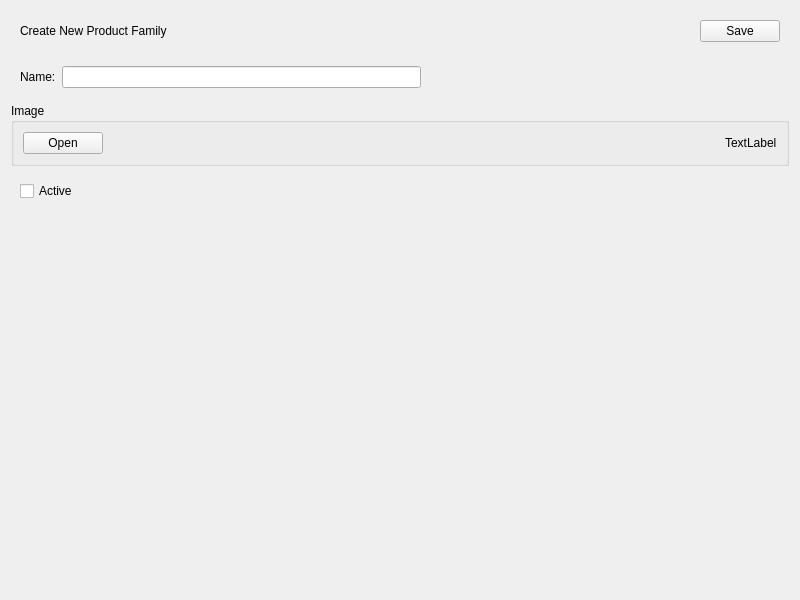
<?xml version="1.0" encoding="UTF-8"?>
<ui version="4.0">
 <class>AdminFamilyView</class>
 <widget class="QWidget" name="AdminFamilyView">
  <property name="geometry">
   <rect>
    <x>0</x>
    <y>0</y>
    <width>800</width>
    <height>600</height>
   </rect>
  </property>
  <property name="windowTitle">
   <string>Form</string>
  </property>
  <property name="styleSheet">
   <string notr="true">/*#topFrame {
border: none;
background: qlineargradient(x1: 0, y1: 0, x2: 0, y2: 1,
stop: 0 #a6a6a6, stop: 0.08 #7f7f7f,
stop: 0.39999 #717171, stop: 0.4 #626262,
stop: 0.9 #4c4c4c, stop: 1 #333333);
}

#bottomFrame {
border: none;
background: white;
}

#topFrame QLabel {
color: #fff;
}

#topFrame QPushButton {
color: #333;
border: 2px solid #555;
border-radius: 11px;
padding: 5px;
background: qradialgradient(cx: 0.3, cy: -0.4,
fx: 0.3, fy: -0.4,
radius: 1.35, stop: 0 #fff, stop: 1 #888);
min-width: 80px;
}

#topFrame QPushButton:hover {
background: qradialgradient(cx: 0.3, cy: -0.4,
fx: 0.3, fy: -0.4,
radius: 1.35, stop: 0 #fff, stop: 1 #bbb);
}

#topFrame QPushButton:pressed {
background: qradialgradient(cx: 0.4, cy: -0.1,
fx: 0.4, fy: -0.1,
radius: 1.35, stop: 0 #fff, stop: 1 #ddd);
}
*/</string>
  </property>
  <layout class="QVBoxLayout" name="verticalLayout">
   <item>
    <widget class="QWidget" name="topWidget" native="true">
     <property name="sizePolicy">
      <sizepolicy hsizetype="Preferred" vsizetype="Fixed">
       <horstretch>0</horstretch>
       <verstretch>0</verstretch>
      </sizepolicy>
     </property>
     <layout class="QHBoxLayout" name="horizontalLayout">
      <item>
       <widget class="QLabel" name="titleLabel">
        <property name="text">
         <string>Create New Product Family</string>
        </property>
       </widget>
      </item>
      <item>
       <spacer name="horizontalSpacer">
        <property name="orientation">
         <enum>Qt::Horizontal</enum>
        </property>
        <property name="sizeHint" stdset="0">
         <size>
          <width>548</width>
          <height>20</height>
         </size>
        </property>
       </spacer>
      </item>
      <item>
       <widget class="QPushButton" name="savePushButton">
        <property name="text">
         <string>Save</string>
        </property>
       </widget>
      </item>
     </layout>
    </widget>
   </item>
   <item>
    <widget class="QWidget" name="nameFormWidget" native="true">
     <layout class="QHBoxLayout" name="horizontalLayout_3">
      <item>
       <widget class="QLabel" name="nameLabel">
        <property name="text">
         <string>Name:</string>
        </property>
       </widget>
      </item>
      <item>
       <widget class="QLineEdit" name="nameLineEdit"/>
      </item>
      <item>
       <spacer name="horizontalSpacer_2">
        <property name="orientation">
         <enum>Qt::Horizontal</enum>
        </property>
        <property name="sizeHint" stdset="0">
         <size>
          <width>332</width>
          <height>20</height>
         </size>
        </property>
       </spacer>
      </item>
     </layout>
    </widget>
   </item>
   <item>
    <widget class="QGroupBox" name="imageFormGroupBox">
     <property name="title">
      <string>Image</string>
     </property>
     <layout class="QHBoxLayout" name="horizontalLayout_5">
      <item>
       <widget class="QPushButton" name="imagePushButton">
        <property name="text">
         <string>Open</string>
        </property>
       </widget>
      </item>
      <item>
       <spacer name="horizontalSpacer_4">
        <property name="orientation">
         <enum>Qt::Horizontal</enum>
        </property>
        <property name="sizeHint" stdset="0">
         <size>
          <width>40</width>
          <height>20</height>
         </size>
        </property>
       </spacer>
      </item>
      <item>
       <widget class="QLabel" name="imageLabel">
        <property name="text">
         <string>TextLabel</string>
        </property>
       </widget>
      </item>
     </layout>
    </widget>
   </item>
   <item>
    <widget class="QWidget" name="activeWidget" native="true">
     <layout class="QHBoxLayout" name="horizontalLayout_2">
      <item>
       <widget class="QCheckBox" name="activeCheckBox">
        <property name="text">
         <string>Active</string>
        </property>
       </widget>
      </item>
      <item>
       <spacer name="horizontalSpacer_3">
        <property name="orientation">
         <enum>Qt::Horizontal</enum>
        </property>
        <property name="sizeHint" stdset="0">
         <size>
          <width>682</width>
          <height>20</height>
         </size>
        </property>
       </spacer>
      </item>
     </layout>
    </widget>
   </item>
   <item>
    <spacer name="verticalSpacer">
     <property name="orientation">
      <enum>Qt::Vertical</enum>
     </property>
     <property name="sizeHint" stdset="0">
      <size>
       <width>20</width>
       <height>358</height>
      </size>
     </property>
    </spacer>
   </item>
  </layout>
 </widget>
 <resources/>
 <connections/>
</ui>
